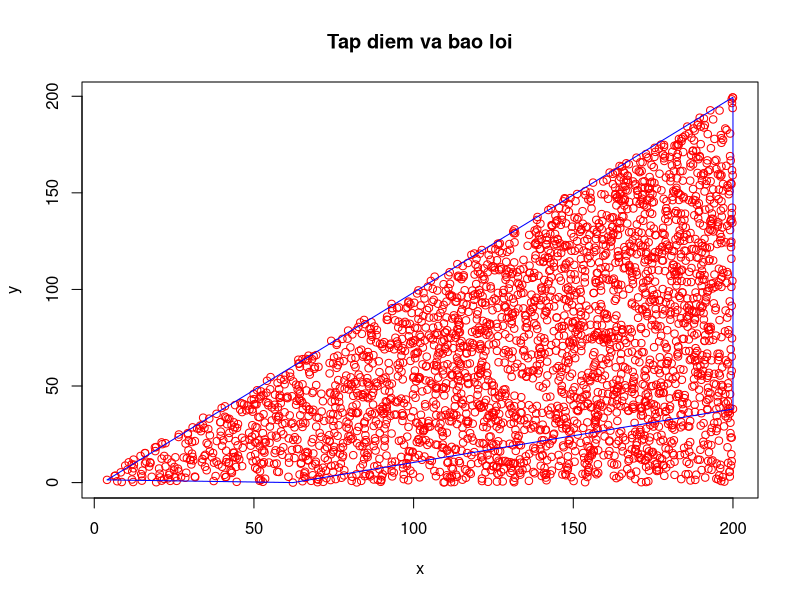

Here is the R script that generated this plot:
setwd(getwd())
test = read.csv("3000.csv", header = FALSE)
result = read.csv("result.csv", header = FALSE)

plot(test, xlab = "x", ylab = "y", main = "Tap diem va bao loi", col = "red")

ch <- chull(result)
kq <- result[c(ch, ch[1]), ]  # closed polygon

lines(kq, col="blue")
